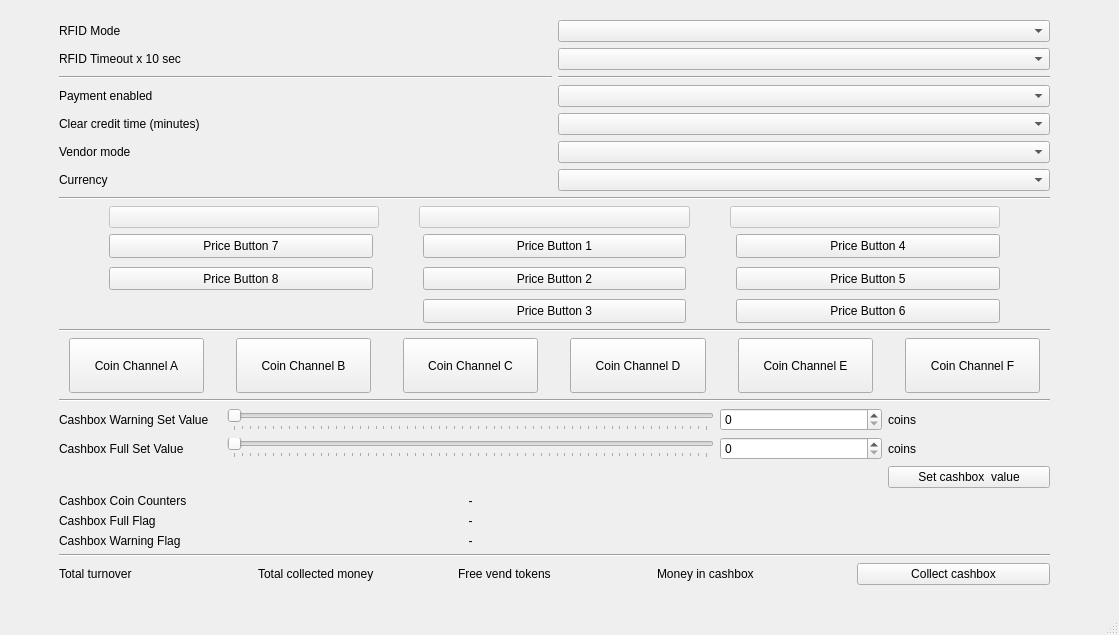
<?xml version="1.0" encoding="UTF-8"?>
<ui version="4.0">
 <class>WBSDPayWindow</class>
 <widget class="QMainWindow" name="WBSDPayWindow">
  <property name="geometry">
   <rect>
    <x>0</x>
    <y>0</y>
    <width>1119</width>
    <height>635</height>
   </rect>
  </property>
  <property name="windowTitle">
   <string>Payment/RFID settings</string>
  </property>
  <widget class="QWidget" name="centralwidget">
   <widget class="QWidget" name="verticalLayoutWidget">
    <property name="geometry">
     <rect>
      <x>9</x>
      <y>10</y>
      <width>1091</width>
      <height>585</height>
     </rect>
    </property>
    <layout class="QVBoxLayout" name="verticalLayout" stretch="0,0,0,0,0,0,0,0,0,0">
     <property name="leftMargin">
      <number>50</number>
     </property>
     <property name="topMargin">
      <number>10</number>
     </property>
     <property name="rightMargin">
      <number>50</number>
     </property>
     <property name="bottomMargin">
      <number>10</number>
     </property>
     <item>
      <layout class="QGridLayout" name="gridLayout">
       <item row="3" column="1">
        <widget class="Line" name="line_2">
         <property name="orientation">
          <enum>Qt::Horizontal</enum>
         </property>
        </widget>
       </item>
       <item row="2" column="0">
        <widget class="QLabel" name="lblRFIDTimeOut">
         <property name="text">
          <string>RFID Timeout x 10 sec</string>
         </property>
        </widget>
       </item>
       <item row="5" column="1">
        <widget class="QComboBox" name="cboClearCreditTime"/>
       </item>
       <item row="3" column="0">
        <widget class="Line" name="line">
         <property name="orientation">
          <enum>Qt::Horizontal</enum>
         </property>
        </widget>
       </item>
       <item row="4" column="0">
        <widget class="QLabel" name="lblPayEnabled">
         <property name="text">
          <string>Payment enabled</string>
         </property>
        </widget>
       </item>
       <item row="1" column="0">
        <widget class="QLabel" name="lblRFIDMode">
         <property name="text">
          <string>RFID Mode</string>
         </property>
        </widget>
       </item>
       <item row="7" column="0">
        <widget class="QLabel" name="lblCurrency">
         <property name="text">
          <string>Currency</string>
         </property>
        </widget>
       </item>
       <item row="6" column="1">
        <widget class="QComboBox" name="cboSaleType"/>
       </item>
       <item row="6" column="0">
        <widget class="QLabel" name="lblSaletype">
         <property name="text">
          <string>Vendor mode</string>
         </property>
        </widget>
       </item>
       <item row="5" column="0">
        <widget class="QLabel" name="lblClearCreditTime">
         <property name="text">
          <string>Clear credit time (minutes)</string>
         </property>
        </widget>
       </item>
       <item row="7" column="1">
        <widget class="QComboBox" name="cboCurrency">
         <property name="sizePolicy">
          <sizepolicy hsizetype="Preferred" vsizetype="Fixed">
           <horstretch>0</horstretch>
           <verstretch>1</verstretch>
          </sizepolicy>
         </property>
        </widget>
       </item>
       <item row="1" column="1">
        <widget class="QComboBox" name="cboRFIDMode"/>
       </item>
       <item row="2" column="1">
        <widget class="QComboBox" name="cboRFIDTimeout"/>
       </item>
       <item row="4" column="1">
        <widget class="QComboBox" name="cboPaymentEnabled"/>
       </item>
      </layout>
     </item>
     <item>
      <widget class="Line" name="line_5">
       <property name="orientation">
        <enum>Qt::Horizontal</enum>
       </property>
      </widget>
     </item>
     <item>
      <layout class="QHBoxLayout" name="horizontalLayout">
       <property name="spacing">
        <number>40</number>
       </property>
       <property name="leftMargin">
        <number>50</number>
       </property>
       <property name="rightMargin">
        <number>50</number>
       </property>
       <item>
        <widget class="QPushButton" name="button9">
         <property name="enabled">
          <bool>false</bool>
         </property>
         <property name="text">
          <string/>
         </property>
        </widget>
       </item>
       <item>
        <widget class="QPushButton" name="button10">
         <property name="enabled">
          <bool>false</bool>
         </property>
         <property name="text">
          <string/>
         </property>
        </widget>
       </item>
       <item>
        <widget class="QPushButton" name="button11">
         <property name="enabled">
          <bool>false</bool>
         </property>
         <property name="text">
          <string/>
         </property>
        </widget>
       </item>
      </layout>
     </item>
     <item>
      <layout class="QGridLayout" name="gridLayout_3" columnstretch="0,0,0" columnminimumwidth="0,0,0">
       <property name="sizeConstraint">
        <enum>QLayout::SetDefaultConstraint</enum>
       </property>
       <property name="leftMargin">
        <number>50</number>
       </property>
       <property name="rightMargin">
        <number>50</number>
       </property>
       <property name="horizontalSpacing">
        <number>50</number>
       </property>
       <property name="verticalSpacing">
        <number>9</number>
       </property>
       <item row="2" column="2">
        <widget class="QPushButton" name="button6">
         <property name="sizePolicy">
          <sizepolicy hsizetype="Minimum" vsizetype="Expanding">
           <horstretch>0</horstretch>
           <verstretch>0</verstretch>
          </sizepolicy>
         </property>
         <property name="text">
          <string>Price Button 6</string>
         </property>
        </widget>
       </item>
       <item row="2" column="1">
        <widget class="QPushButton" name="button3">
         <property name="sizePolicy">
          <sizepolicy hsizetype="Minimum" vsizetype="Expanding">
           <horstretch>0</horstretch>
           <verstretch>0</verstretch>
          </sizepolicy>
         </property>
         <property name="text">
          <string>Price Button 3</string>
         </property>
        </widget>
       </item>
       <item row="1" column="1">
        <widget class="QPushButton" name="button2">
         <property name="sizePolicy">
          <sizepolicy hsizetype="Minimum" vsizetype="Expanding">
           <horstretch>0</horstretch>
           <verstretch>0</verstretch>
          </sizepolicy>
         </property>
         <property name="text">
          <string>Price Button 2</string>
         </property>
        </widget>
       </item>
       <item row="0" column="2">
        <widget class="QPushButton" name="button4">
         <property name="sizePolicy">
          <sizepolicy hsizetype="Minimum" vsizetype="Expanding">
           <horstretch>0</horstretch>
           <verstretch>0</verstretch>
          </sizepolicy>
         </property>
         <property name="text">
          <string>Price Button 4</string>
         </property>
        </widget>
       </item>
       <item row="0" column="1">
        <widget class="QPushButton" name="button1">
         <property name="sizePolicy">
          <sizepolicy hsizetype="Minimum" vsizetype="Expanding">
           <horstretch>0</horstretch>
           <verstretch>0</verstretch>
          </sizepolicy>
         </property>
         <property name="text">
          <string>Price Button 1</string>
         </property>
        </widget>
       </item>
       <item row="1" column="2">
        <widget class="QPushButton" name="button5">
         <property name="sizePolicy">
          <sizepolicy hsizetype="Minimum" vsizetype="Expanding">
           <horstretch>0</horstretch>
           <verstretch>0</verstretch>
          </sizepolicy>
         </property>
         <property name="text">
          <string>Price Button 5</string>
         </property>
        </widget>
       </item>
       <item row="0" column="0">
        <widget class="QPushButton" name="button7">
         <property name="enabled">
          <bool>true</bool>
         </property>
         <property name="sizePolicy">
          <sizepolicy hsizetype="Minimum" vsizetype="Expanding">
           <horstretch>0</horstretch>
           <verstretch>0</verstretch>
          </sizepolicy>
         </property>
         <property name="text">
          <string>Price Button 7</string>
         </property>
        </widget>
       </item>
       <item row="1" column="0">
        <widget class="QPushButton" name="button8">
         <property name="sizePolicy">
          <sizepolicy hsizetype="Minimum" vsizetype="Expanding">
           <horstretch>0</horstretch>
           <verstretch>0</verstretch>
          </sizepolicy>
         </property>
         <property name="text">
          <string>Price Button 8</string>
         </property>
        </widget>
       </item>
      </layout>
     </item>
     <item>
      <widget class="Line" name="line_4">
       <property name="orientation">
        <enum>Qt::Horizontal</enum>
       </property>
      </widget>
     </item>
     <item>
      <layout class="QGridLayout" name="gridLayout_4" columnstretch="0,0,0,0,0,0">
       <property name="sizeConstraint">
        <enum>QLayout::SetDefaultConstraint</enum>
       </property>
       <property name="leftMargin">
        <number>10</number>
       </property>
       <property name="rightMargin">
        <number>10</number>
       </property>
       <property name="horizontalSpacing">
        <number>32</number>
       </property>
       <property name="verticalSpacing">
        <number>9</number>
       </property>
       <item row="0" column="5">
        <widget class="QPushButton" name="btnCoinChanelF">
         <property name="sizePolicy">
          <sizepolicy hsizetype="Minimum" vsizetype="Preferred">
           <horstretch>0</horstretch>
           <verstretch>0</verstretch>
          </sizepolicy>
         </property>
         <property name="text">
          <string>Coin Channel F</string>
         </property>
        </widget>
       </item>
       <item row="0" column="0">
        <widget class="QPushButton" name="btnCoinChanelA">
         <property name="sizePolicy">
          <sizepolicy hsizetype="Minimum" vsizetype="Minimum">
           <horstretch>0</horstretch>
           <verstretch>0</verstretch>
          </sizepolicy>
         </property>
         <property name="minimumSize">
          <size>
           <width>60</width>
           <height>55</height>
          </size>
         </property>
         <property name="text">
          <string>Coin Channel A</string>
         </property>
        </widget>
       </item>
       <item row="0" column="4">
        <widget class="QPushButton" name="btnCoinChanelE">
         <property name="sizePolicy">
          <sizepolicy hsizetype="Minimum" vsizetype="Preferred">
           <horstretch>0</horstretch>
           <verstretch>0</verstretch>
          </sizepolicy>
         </property>
         <property name="text">
          <string>Coin Channel E</string>
         </property>
        </widget>
       </item>
       <item row="0" column="1">
        <widget class="QPushButton" name="btnCoinChanelB">
         <property name="sizePolicy">
          <sizepolicy hsizetype="Minimum" vsizetype="Preferred">
           <horstretch>0</horstretch>
           <verstretch>0</verstretch>
          </sizepolicy>
         </property>
         <property name="text">
          <string>Coin Channel B</string>
         </property>
        </widget>
       </item>
       <item row="0" column="3">
        <widget class="QPushButton" name="btnCoinChanelD">
         <property name="sizePolicy">
          <sizepolicy hsizetype="Minimum" vsizetype="Preferred">
           <horstretch>0</horstretch>
           <verstretch>0</verstretch>
          </sizepolicy>
         </property>
         <property name="text">
          <string>Coin Channel D</string>
         </property>
        </widget>
       </item>
       <item row="0" column="2">
        <widget class="QPushButton" name="btnCoinChanelC">
         <property name="sizePolicy">
          <sizepolicy hsizetype="Minimum" vsizetype="Preferred">
           <horstretch>0</horstretch>
           <verstretch>0</verstretch>
          </sizepolicy>
         </property>
         <property name="text">
          <string>Coin Channel C</string>
         </property>
        </widget>
       </item>
      </layout>
     </item>
     <item>
      <widget class="Line" name="line_3">
       <property name="orientation">
        <enum>Qt::Horizontal</enum>
       </property>
      </widget>
     </item>
     <item>
      <layout class="QGridLayout" name="gridLayout_cashbox" columnstretch="1,3,1,1">
       <item row="6" column="0">
        <widget class="QLabel" name="label_6">
         <property name="text">
          <string>Cashbox Full Flag</string>
         </property>
        </widget>
       </item>
       <item row="0" column="0">
        <widget class="QLabel" name="label_7">
         <property name="text">
          <string>Cashbox Warning Set Value</string>
         </property>
        </widget>
       </item>
       <item row="1" column="0">
        <widget class="QLabel" name="label_8">
         <property name="text">
          <string>Cashbox Full Set Value</string>
         </property>
        </widget>
       </item>
       <item row="1" column="1">
        <widget class="QSlider" name="horizontalSlider_4">
         <property name="sizePolicy">
          <sizepolicy hsizetype="Expanding" vsizetype="Fixed">
           <horstretch>0</horstretch>
           <verstretch>0</verstretch>
          </sizepolicy>
         </property>
         <property name="maximum">
          <number>300</number>
         </property>
         <property name="singleStep">
          <number>5</number>
         </property>
         <property name="orientation">
          <enum>Qt::Horizontal</enum>
         </property>
         <property name="tickPosition">
          <enum>QSlider::TicksBelow</enum>
         </property>
        </widget>
       </item>
       <item row="0" column="1">
        <widget class="QSlider" name="horizontalSlider_2">
         <property name="sizePolicy">
          <sizepolicy hsizetype="Expanding" vsizetype="Preferred">
           <horstretch>0</horstretch>
           <verstretch>0</verstretch>
          </sizepolicy>
         </property>
         <property name="maximum">
          <number>300</number>
         </property>
         <property name="singleStep">
          <number>5</number>
         </property>
         <property name="orientation">
          <enum>Qt::Horizontal</enum>
         </property>
         <property name="tickPosition">
          <enum>QSlider::TicksBelow</enum>
         </property>
        </widget>
       </item>
       <item row="5" column="0">
        <widget class="QLabel" name="label_9">
         <property name="text">
          <string>Cashbox Coin Counters</string>
         </property>
        </widget>
       </item>
       <item row="0" column="2">
        <widget class="QSpinBox" name="spinBox_3">
         <property name="maximum">
          <number>300</number>
         </property>
        </widget>
       </item>
       <item row="1" column="2">
        <widget class="QSpinBox" name="spinBox_4">
         <property name="maximum">
          <number>300</number>
         </property>
        </widget>
       </item>
       <item row="7" column="0">
        <widget class="QLabel" name="label_10">
         <property name="text">
          <string>Cashbox Warning Flag</string>
         </property>
        </widget>
       </item>
       <item row="6" column="1">
        <widget class="QLabel" name="lbl_flag_full_2">
         <property name="text">
          <string>-</string>
         </property>
         <property name="alignment">
          <set>Qt::AlignCenter</set>
         </property>
        </widget>
       </item>
       <item row="7" column="1">
        <widget class="QLabel" name="lbl_flag_warn_2">
         <property name="text">
          <string>-</string>
         </property>
         <property name="alignment">
          <set>Qt::AlignCenter</set>
         </property>
        </widget>
       </item>
       <item row="5" column="1">
        <widget class="QLabel" name="lbl_flag_counters">
         <property name="text">
          <string>-</string>
         </property>
         <property name="alignment">
          <set>Qt::AlignCenter</set>
         </property>
        </widget>
       </item>
       <item row="2" column="3">
        <widget class="QPushButton" name="btn_setwarn_2">
         <property name="text">
          <string>Set cashbox  value</string>
         </property>
        </widget>
       </item>
       <item row="0" column="3">
        <widget class="QLabel" name="label">
         <property name="text">
          <string>coins</string>
         </property>
        </widget>
       </item>
       <item row="1" column="3">
        <widget class="QLabel" name="label_2">
         <property name="text">
          <string>coins</string>
         </property>
        </widget>
       </item>
      </layout>
     </item>
     <item>
      <widget class="Line" name="line_6">
       <property name="orientation">
        <enum>Qt::Horizontal</enum>
       </property>
      </widget>
     </item>
     <item>
      <layout class="QGridLayout" name="gridLayout_2">
       <item row="0" column="6">
        <widget class="QPushButton" name="btnReset">
         <property name="text">
          <string>Collect cashbox</string>
         </property>
        </widget>
       </item>
       <item row="0" column="4">
        <widget class="QLabel" name="lblMoneyInCashBox">
         <property name="text">
          <string>Money in cashbox</string>
         </property>
        </widget>
       </item>
       <item row="0" column="2">
        <widget class="QLabel" name="lblFreeVendTokens">
         <property name="text">
          <string>Free vend tokens</string>
         </property>
        </widget>
       </item>
       <item row="0" column="1">
        <widget class="QLabel" name="lblTotalCollected">
         <property name="text">
          <string>Total collected money</string>
         </property>
        </widget>
       </item>
       <item row="0" column="0">
        <widget class="QLabel" name="lblTotalTurnOver">
         <property name="text">
          <string>Total turnover</string>
         </property>
        </widget>
       </item>
      </layout>
     </item>
    </layout>
   </widget>
  </widget>
  <widget class="QStatusBar" name="statusbar"/>
  <widget class="QMenuBar" name="menubar">
   <property name="geometry">
    <rect>
     <x>0</x>
     <y>0</y>
     <width>1119</width>
     <height>21</height>
    </rect>
   </property>
  </widget>
 </widget>
 <tabstops>
  <tabstop>cboRFIDMode</tabstop>
  <tabstop>cboRFIDTimeout</tabstop>
  <tabstop>cboPaymentEnabled</tabstop>
  <tabstop>cboClearCreditTime</tabstop>
  <tabstop>cboSaleType</tabstop>
  <tabstop>cboCurrency</tabstop>
  <tabstop>button9</tabstop>
  <tabstop>button10</tabstop>
  <tabstop>button11</tabstop>
  <tabstop>button7</tabstop>
  <tabstop>button1</tabstop>
  <tabstop>button4</tabstop>
  <tabstop>button8</tabstop>
  <tabstop>button2</tabstop>
  <tabstop>button5</tabstop>
  <tabstop>button3</tabstop>
  <tabstop>button6</tabstop>
  <tabstop>btnCoinChanelA</tabstop>
  <tabstop>btnCoinChanelB</tabstop>
  <tabstop>btnCoinChanelC</tabstop>
  <tabstop>btnCoinChanelD</tabstop>
  <tabstop>btnCoinChanelE</tabstop>
  <tabstop>btnCoinChanelF</tabstop>
  <tabstop>btnReset</tabstop>
 </tabstops>
 <resources/>
 <connections>
  <connection>
   <sender>spinBox_4</sender>
   <signal>valueChanged(int)</signal>
   <receiver>horizontalSlider_4</receiver>
   <slot>setValue(int)</slot>
   <hints>
    <hint type="sourcelabel">
     <x>763</x>
     <y>466</y>
    </hint>
    <hint type="destinationlabel">
     <x>670</x>
     <y>466</y>
    </hint>
   </hints>
  </connection>
  <connection>
   <sender>horizontalSlider_4</sender>
   <signal>valueChanged(int)</signal>
   <receiver>spinBox_4</receiver>
   <slot>setValue(int)</slot>
   <hints>
    <hint type="sourcelabel">
     <x>608</x>
     <y>467</y>
    </hint>
    <hint type="destinationlabel">
     <x>755</x>
     <y>474</y>
    </hint>
   </hints>
  </connection>
  <connection>
   <sender>horizontalSlider_2</sender>
   <signal>valueChanged(int)</signal>
   <receiver>spinBox_3</receiver>
   <slot>setValue(int)</slot>
   <hints>
    <hint type="sourcelabel">
     <x>694</x>
     <y>431</y>
    </hint>
    <hint type="destinationlabel">
     <x>724</x>
     <y>433</y>
    </hint>
   </hints>
  </connection>
  <connection>
   <sender>spinBox_3</sender>
   <signal>valueChanged(int)</signal>
   <receiver>horizontalSlider_2</receiver>
   <slot>setValue(int)</slot>
   <hints>
    <hint type="sourcelabel">
     <x>731</x>
     <y>437</y>
    </hint>
    <hint type="destinationlabel">
     <x>696</x>
     <y>441</y>
    </hint>
   </hints>
  </connection>
 </connections>
</ui>
